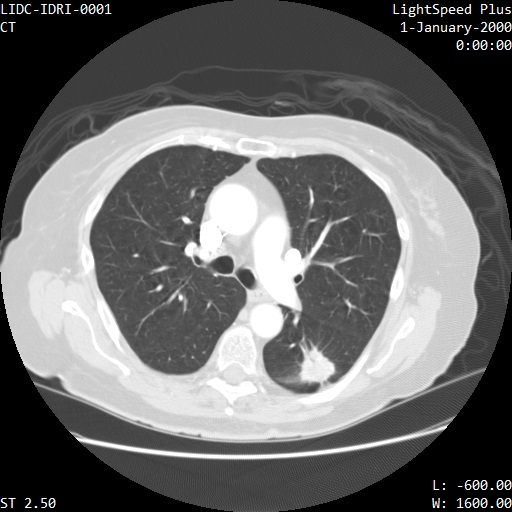
#> input picture lung.png, 512 x 512 px, found by its file name
$ python index.py
#> lines starting #> are read from the running program, lines starting #| are printed output that depends on the picture; after the words box and inside, x2 and y2 are one past the last pixel; in counts of white or black regions, pixels touching at a corner belong together
import cv2
import matplotlib.pyplot as plt
import numpy as np
from tec.tools import *

class Seed_Area():

    def __init__(self, image, seed_points):
        self.seed_points = seed_points
        self.image = image

    def calc_gray_diff(self, p1, p2):
        # print(p1.get_gray())
        # print(p2.get_gray())
        return float(p1.get_gray()) - float(p2.get_gray())

    def get_gray_value(self, x, y):
        return self.image[x, y]

    def get_connects(self, seed_x, seed_y):
        if(seed_x == 0 or seed_y == 0 or seed_x == self.image.shape[0]-1 or seed_y == self.image.shape[1]-1):
            #####################################################################################
            # four corner
            # left upper
            if seed_x == 0 and seed_y == 0:
                # print("left upper")
                return [Point(seed_x+1, seed_y, self.get_gray_value(seed_x+1, seed_y)),
                        Point(seed_x+1, seed_y+1, self.get_gray_value(seed_x+1, seed_y+1)),
                        Point(seed_x, seed_y+1, self.get_gray_value(seed_x, seed_y+1))]
            # right upper
            elif seed_x == 0 and seed_y == self.image.shape[1]-1:
                # print("right upper")
                return [Point(seed_x+1, seed_y, self.get_gray_value(seed_x+1, seed_y)),
                        Point(seed_x+1, seed_y-1, self.get_gray_value(seed_x+1, seed_y-1)),
                        Point(seed_x, seed_y-1, self.get_gray_value(seed_x, seed_y-1))]
            # left lower
            elif seed_x == self.image.shape[0]-1 and seed_y == 0:
                # print("left lower")
                return [Point(seed_x, seed_y+1, self.get_gray_value(seed_x, seed_y+1)),
                        Point(seed_x-1, seed_y, self.get_gray_value(seed_x-1, seed_y)),
                        Point(seed_x-1, seed_y+1, self.get_gray_value(seed_x-1, seed_y+1))]
            # right lower
            elif seed_x == self.image.shape[0]-1 and seed_y == self.image.shape[1]-1:
                # print("right lower")
                return [Point(seed_x, seed_y-1, self.get_gray_value(seed_x, seed_y-1)),
                        Point(seed_x-1, seed_y, self.get_gray_value(seed_x-1, seed_y)),
                        Point(seed_x-1, seed_y-1, self.get_gray_value(seed_x-1, seed_y-1))]
            #####################################################################################
            # four border
            # upper line
            elif seed_x == 0 and seed_y != 0 and seed_y != self.image.shape[1]-1:
                # print("upper line")
                return [Point(seed_x, seed_y-1, self.get_gray_value(seed_x, seed_y-1)),
                        Point(seed_x, seed_y+1, self.get_gray_value(seed_x, seed_y+1)),
                        Point(seed_x+1, seed_y-1, self.get_gray_value(seed_x+1, seed_y-1)),
                        Point(seed_x+1, seed_y, self.get_gray_value(seed_x+1, seed_y)),
                        Point(seed_x+1, seed_y+1, self.get_gray_value(seed_x+1, seed_y+1))]
            # lower line
            elif seed_x == self.image.shape[0]-1 and seed_y != 0 and seed_y != self.image.shape[1]-1:
                # print("lower line")
                return [Point(seed_x, seed_y-1, self.get_gray_value(seed_x, seed_y-1)),
                        Point(seed_x, seed_y+1, self.get_gray_value(seed_x, seed_y+1)),
                        Point(seed_x-1, seed_y-1, self.get_gray_value(seed_x-1, seed_y-1)),
                        Point(seed_x-1, seed_y, self.get_gray_value(seed_x-1, seed_y)),
                        Point(seed_x-1, seed_y+1, self.get_gray_value(seed_x-1, seed_y+1))]
            # left line
            elif seed_y == 0 and seed_x != 0 and seed_x != self.image.shape[0]-1:
                # print("left line")
                return [Point(seed_x-1, seed_y, self.get_gray_value(seed_x-1, seed_y)),
                        Point(seed_x+1, seed_y, self.get_gray_value(seed_x+1, seed_y)),
                        Point(seed_x-1, seed_y+1, self.get_gray_value(seed_x-1, seed_y+1)),
                        Point(seed_x, seed_y+1, self.get_gray_value(seed_x, seed_y+1)),
                        Point(seed_x+1, seed_y+1, self.get_gray_value(seed_x+1, seed_y+1))]
            # right line
            elif seed_y == self.image.shape[1]-1 and seed_x != 0 and seed_x != self.image.shape[0]-1:
                # print("right line")
                return [Point(seed_x-1, seed_y, self.get_gray_value(seed_x-1, seed_y)),
                        Point(seed_x+1, seed_y, self.get_gray_value(seed_x+1, seed_y)),
                        Point(seed_x-1, seed_y-1, self.get_gray_value(seed_x-1, seed_y-1)),
                        Point(seed_x, seed_y-1, self.get_gray_value(seed_x, seed_y-1)),
                        Point(seed_x+1, seed_y-1, self.get_gray_value(seed_x+1, seed_y-1))]
        else:
            return [Point(seed_x-1,  seed_y-1,  self.get_gray_value(seed_x-1, seed_y-1)),
                    Point(seed_x-1,  seed_y,  self.get_gray_value(seed_x-1, seed_y)),
                    Point(seed_x-1,  seed_y+1,  self.get_gray_value(seed_x-1, seed_y+1)),
                    Point(seed_x,  seed_y-1,  self.get_gray_value(seed_x, seed_y-1)),
                    Point(seed_x,  seed_y+1,  self.get_gray_value(seed_x, seed_y+1)),
                    Point(seed_x+1,  seed_y-1,  self.get_gray_value(seed_x+1, seed_y-1)),
                    Point(seed_x+1,  seed_y,  self.get_gray_value(seed_x+1, seed_y)),
                    Point(seed_x+1,  seed_y+1,  self.get_gray_value(seed_x+1, seed_y+1))]

    def grow(self, thres):
        seed_flag = np.zeros(shape=self.image.shape)
        # set existing seed point = 1
        for seed in self.seed_points:
            seed_flag[seed.get_x(), seed.get_y()] = 1


        init_flag = False
        while(len(self.seed_points) > 0):
            # [6 lines of commented-out code are left out]
            if init_flag is True:
                self.seed_points.pop(0)

            for seed in self.seed_points:
                # find neareast 8 points through the position of seed point
                # construct 8 Point objects
                # print(seed.get_x(), seed.get_y())
                seed_x = seed.get_x()
                seed_y = seed.get_y()
                connects = self.get_connects(seed_x, seed_y)
                # print("seed_x", seed_x, "seed_y", seed_y, "connects", connects)
                for target in connects:
                    # print("target", (target.get_x(), target.get_y()), "seed", (seed.get_x(), seed.get_y()))
                    diff = self.calc_gray_diff(seed, target)
                    # print("diff", diff)
                    if(diff < thres and seed_flag[target.get_x(), target.get_y()]==0):
                        self.seed_points.append(target)
                        # print(target.get_x())
                        seed_flag[target.get_x(), target.get_y()] = 1
                if init_flag is not True:
                    self.seed_points.pop(0)
                    init_flag = True
            return seed_flag

class Point(object):

    def __init__(self, x, y, gray):
        self.x = x
        self.y = y
        self.gray = gray

    def get_x(self):
        return self.x

    def get_y(self):
        return self.y

    def get_gray(self):
        return self.gray

if __name__ == "__main__":
    img = cv2.imread("E:\Code\image_processing\lung.png")
#> img is the input picture: shape (512, 512, 3); mean B, G, R 108.5, 108.5, 108.5
    img = cv2.cvtColor(img, cv2.COLOR_BGR2GRAY).astype("float")
#> img: shape (512, 512) float64
    # roi = img[:100, :100]
    roi = img
    p1 = Point(x=250, y=280, gray=roi[250, 280])
#> in __init__, `self.gray = gray`: self.gray = 255
    # p2 = Point(x=250, y=460, gray=roi[250, 460])
    sa = Seed_Area(roi, [p1])

    thres = 1
    res = sa.grow(thres=thres)
#> the loop in grow, `while(len(self.seed_points) > 0): # remove current seed point from see..` made 1 pass
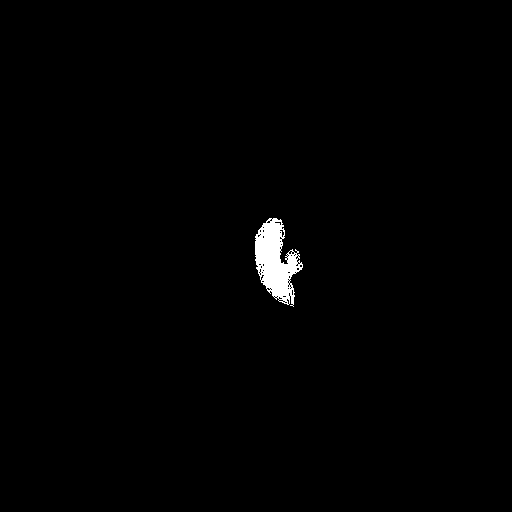
#> res: shape (512, 512) float64; values 0 (black) and 1 (white), 0.88% white; 1 white region, box (x1, y1, x2, y2) and area: (255, 218, 303, 307) 2308

    process_list = {}
    process_list["input"] = roi
    process_list["res"] = res

#> (the run stopped early here; a loop or call above may not have finished)
